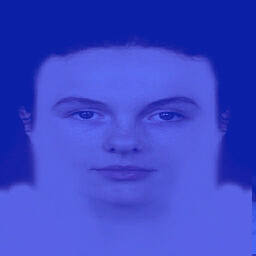
#> input picture arma_CWR/tests/integration/multiplayer/custom_face_visual.test/client1/face.jpg, 256 x 256 px, given in place of face.jpg.png, which was not available
$ python make_sheet.py ../../../../../../../arma_CWR/tests/integration/multiplayer/custom_face_visual.test/client1/face.jpg
#> lines starting #> are read from the running program, lines starting #| are printed output that depends on the picture; pictures that were not available may be replaced by others from this repository, and a replacement may not be noted
### graphics/graphics-remaster-tmp/video/v2/thumbs/2/src/lib.py
import os, numpy as np
from PIL import Image, ImageDraw, ImageFont

HERE = os.path.dirname(os.path.abspath(__file__))
BASE = os.path.normpath(os.path.join(HERE, '..'))
ASSETS = os.path.join(BASE, 'assets')
FRAMES = os.path.join(HERE, 'frames')
FONTS = 'D:/Arma_CWA_worktrees/graphics-remaster/arma_CWR/thirdparty/guerrilla-fonts'

RED_BORDER = (175, 78, 46)
RED_TITLE = (171, 68, 51)
CREAM = (234, 214, 179)
HUD_GREEN = (63, 148, 61)
W, H = 1280, 720

def font(size, name='cwr_title.ttf'):
    return ImageFont.truetype(os.path.join(FONTS, name), size)

def poster_native():
    return Image.open(os.path.join(ASSETS, 'poster_native.png')).convert('RGB')

def nn(img, k):
    return img.resize((img.width * k, img.height * k), Image.NEAREST)

# [42 lines left out: functions _fill_small_holes, title_mask, title_rgba, not called in this run]

def frame(name):
    return Image.open(os.path.join(FRAMES, name)).convert('RGB')

def fit_crop(img, box, size):
    """Crop box (x0,y0,x1,y1) from a full-res frame and scale to size (no colour change)."""
    return img.crop(box).resize(size, Image.LANCZOS)

# [21 lines left out: functions text, save, not called in this run]

### graphics/graphics-remaster-tmp/video/v2/thumbs/2/src/make_sheet.py
import os, sys
from PIL import Image, ImageDraw
from lib import BASE, font
stems = sys.argv[1:] or ['2a_poster_beside_outpost', '2b_poster_frame_outpost', '2c_poster_column_split']
pad = 16
cols_w = 360 + pad + 168
sheet = Image.new('RGB', (pad + len(stems) * (cols_w + pad), pad * 2 + 202 + 22), (24, 24, 24))
#> sheet: PIL image 576x256 RGB; every value is 24
d = ImageDraw.Draw(sheet)
for i, s in enumerate(stems):
    im = Image.open(os.path.join(BASE, s + '.png')).convert('RGB')
#> im is the input picture: PIL image 256x256 RGB; mean R, G, B 59.1, 70.4, 202.2
    x = pad + i * (cols_w + pad)
    sheet.paste(im.resize((360, 202), Image.LANCZOS), (x, pad + 22))
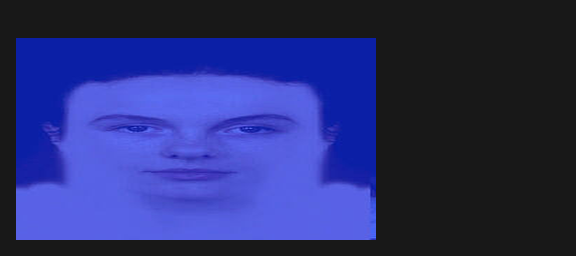
#> sheet: PIL image 576x256 RGB; mean R, G, B 41.3, 46.9, 111.9
    sheet.paste(im.resize((168, 94), Image.LANCZOS), (x + 360 + pad, pad + 22))
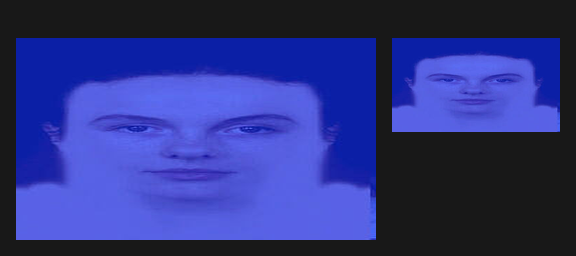
#> sheet: PIL image 576x256 RGB; mean R, G, B 45.1, 51.9, 131
    d.text((x, pad), s, font=font(14, 'cwr_body.ttf'), fill=(220, 220, 220))
sheet.save(os.path.join(BASE, 'sheet_small.png'))
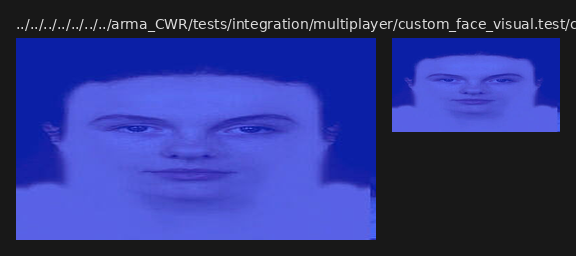
#> saved as sheet_small.png: PIL image 576x256 RGB; mean R, G, B 47, 53.8, 132.9
# a light-theme copy for my own check (YouTube's white feed)
print(sheet.size)
#| (576, 256)

$ run again, on arma_CWR/tests/integration/multiplayer/custom_face_visual.test/client2/face.jpg
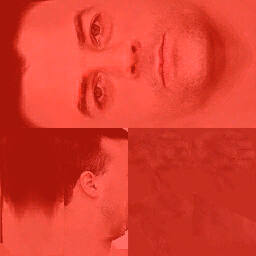
#> input picture arma_CWR/tests/integration/multiplayer/custom_face_visual.test/client2/face.jpg, 256 x 256 px, given in place of face.jpg.png, which was not available
#> im is the input picture: PIL image 256x256 RGB; mean R, G, B 219, 61.7, 47.3
#> `sheet.paste(im.resize((168, 94), Image.LANCZOS), (x + 360 + pad, pad +..`:
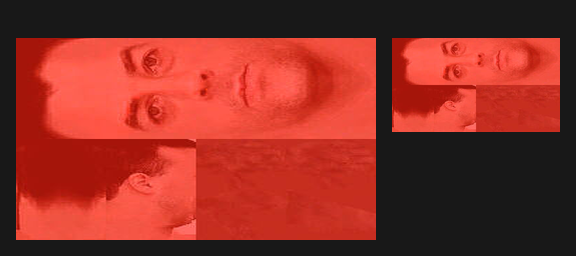
#> sheet: PIL image 576x256 RGB; mean R, G, B 141, 46.6, 38
#> `sheet.save(os.path.join(BASE, 'sheet_small.png'))`:
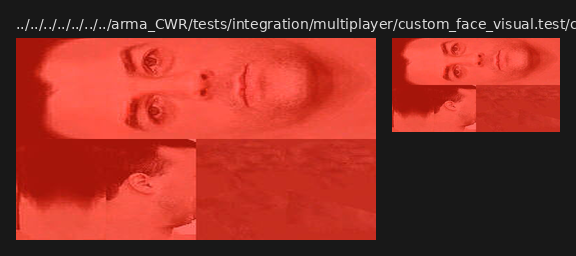
#> saved as sheet_small.png: PIL image 576x256 RGB; mean R, G, B 143, 48.5, 39.9
#| (576, 256)
